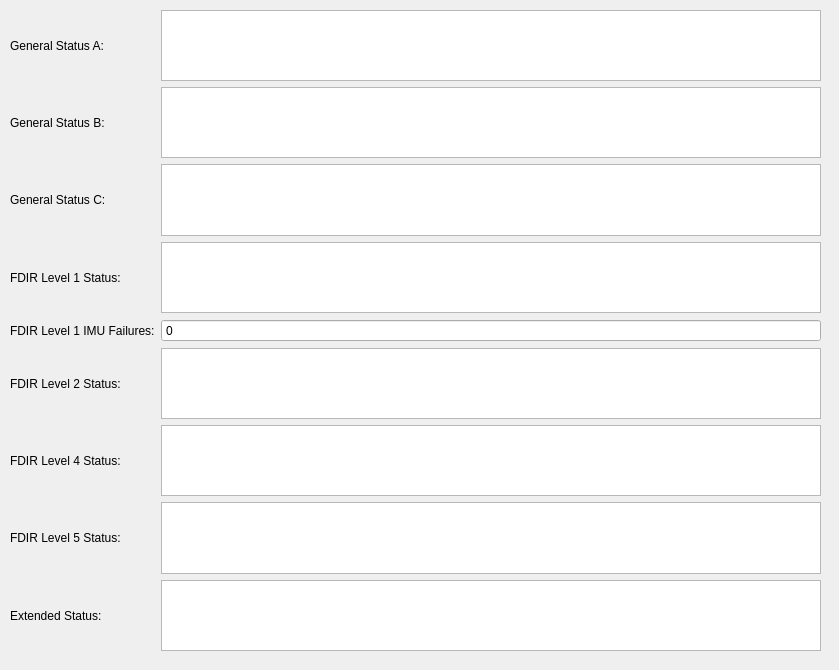
<?xml version="1.0" encoding="UTF-8"?>
<ui version="4.0">
 <class>StatusControl</class>
 <widget class="QWidget" name="StatusControl">
  <property name="geometry">
   <rect>
    <x>0</x>
    <y>0</y>
    <width>839</width>
    <height>670</height>
   </rect>
  </property>
  <property name="windowTitle">
   <string>Form</string>
  </property>
  <widget class="QWidget" name="gridLayoutWidget_2">
   <property name="geometry">
    <rect>
     <x>10</x>
     <y>10</y>
     <width>811</width>
     <height>641</height>
    </rect>
   </property>
   <layout class="QGridLayout" name="statusLayout">
    <item row="0" column="0">
     <widget class="QLabel" name="statusALabel">
      <property name="text">
       <string>General Status A:</string>
      </property>
     </widget>
    </item>
    <item row="1" column="0">
     <widget class="QLabel" name="statusBLabel">
      <property name="text">
       <string>General Status B:</string>
      </property>
     </widget>
    </item>
    <item row="2" column="0">
     <widget class="QLabel" name="statusCLabel">
      <property name="text">
       <string>General Status C:</string>
      </property>
     </widget>
    </item>
    <item row="3" column="0">
     <widget class="QLabel" name="fdir1StatusLabel">
      <property name="text">
       <string>FDIR Level 1 Status:</string>
      </property>
     </widget>
    </item>
    <item row="4" column="0">
     <widget class="QLabel" name="fdir1IMULabel">
      <property name="text">
       <string>FDIR Level 1 IMU Failures:</string>
      </property>
     </widget>
    </item>
    <item row="4" column="1">
     <widget class="QSpinBox" name="fdir1IMUSpinBox">
      <property name="readOnly">
       <bool>true</bool>
      </property>
      <property name="buttonSymbols">
       <enum>QAbstractSpinBox::NoButtons</enum>
      </property>
      <property name="maximum">
       <number>1000000</number>
      </property>
     </widget>
    </item>
    <item row="5" column="0">
     <widget class="QLabel" name="fdir2StatusLabel">
      <property name="text">
       <string>FDIR Level 2 Status:</string>
      </property>
     </widget>
    </item>
    <item row="6" column="0">
     <widget class="QLabel" name="fdir4StatusLabel">
      <property name="text">
       <string>FDIR Level 4 Status:</string>
      </property>
     </widget>
    </item>
    <item row="7" column="0">
     <widget class="QLabel" name="fdir5StatusLabel">
      <property name="text">
       <string>FDIR Level 5 Status:</string>
      </property>
     </widget>
    </item>
    <item row="8" column="0">
     <widget class="QLabel" name="statusLabel">
      <property name="text">
       <string>Extended Status:</string>
      </property>
     </widget>
    </item>
    <item row="8" column="1">
     <widget class="QTextBrowser" name="extStatusText"/>
    </item>
    <item row="7" column="1">
     <widget class="QTextBrowser" name="fdir5Text"/>
    </item>
    <item row="6" column="1">
     <widget class="QTextBrowser" name="fdir4Text"/>
    </item>
    <item row="5" column="1">
     <widget class="QTextBrowser" name="fdir2Text"/>
    </item>
    <item row="3" column="1">
     <widget class="QTextBrowser" name="fdir1Text"/>
    </item>
    <item row="2" column="1">
     <widget class="QTextBrowser" name="statusCText"/>
    </item>
    <item row="1" column="1">
     <widget class="QTextBrowser" name="statusBText"/>
    </item>
    <item row="0" column="1">
     <widget class="QTextBrowser" name="statusAText"/>
    </item>
   </layout>
  </widget>
 </widget>
 <resources/>
 <connections/>
</ui>
